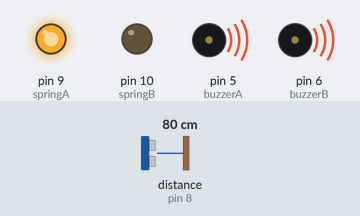
Recording of a sketch running on a simulated Arduino Uno, built with avr-gcc and run on an emulated ATmega328P. Parts: output pins drawn as LEDs (lit = HIGH), buzzer (waves = sounding, pin HIGH). Wiring (inferred from the names in the program): ultrasonic range finder: trigger pin 7; echo pin 8. The test bench sets the inputs (shaded band); at power-on: distance to the obstacle (sensor on pin 8) 80 cm. The echo pulse lasts 58.3 µs per cm; pins used as bus, display or sensor lines are not drawn; what the sketch prints to the serial monitor is not drawn.

Above: at 1.2 s.
1.3 s: distance to the obstacle (sensor on pin 8) set to 46 cm
4.3 s: distance to the obstacle (sensor on pin 8) set to 39 cm
At 5.76 s:
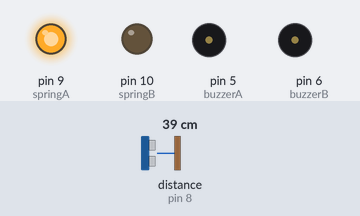
7.3 s: distance to the obstacle (sensor on pin 8) set to 4 cm
10.3 s: distance to the obstacle (sensor on pin 8) set to 2 cm
At 23.2 s:
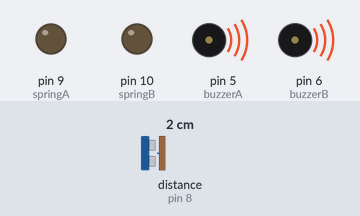
At 33.5 s:
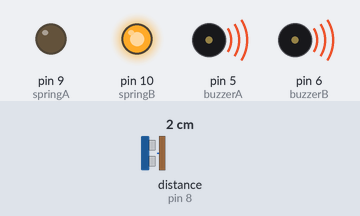
Timing chart, 0 to 33.8 s (numbered marks = the images above; inputs shaded):
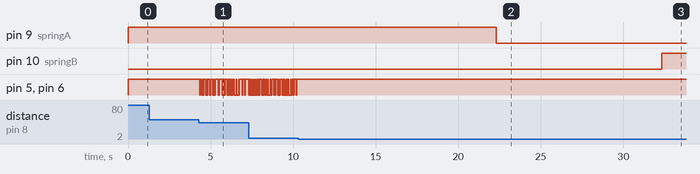

The sketch:

Placeholder_1_7.ino
```cpp
//state machine setup
const int S_seriesAOn = 1;
const int S_seriesAWait = 2;
const int S_seriesAOff = 3;
const int S_seriesAOffWait = 4;
const int S_seriesBOn = 5;
const int S_seriesBWait = 6;
const int S_seriesBOff = 7;
const int S_seriesBOffWait = 8;


//piezo buzzers set up
const int buzzerA = 5;
const int buzzerB = 6;
int frequency = 1;
unsigned long int reg;

//ultasonic sensor set up
const int trigPin = 7;
const int echoPin = 8;

//Nitinol springs set up
const int springA = 9;
const int springB = 10;


void setup() {
  Serial.begin(9600);

  pinMode(buzzerA, OUTPUT);
  pinMode(buzzerB, OUTPUT);

  pinMode(trigPin, OUTPUT);
  pinMode(echoPin, INPUT);

  pinMode(springA, OUTPUT);
  pinMode(springB, OUTPUT);

  reg = 0x55aa55aaL; //seed for white noise bitstream
}


void loop()
{

 long duration, inches, cm;

  static int state = S_seriesAOn ;
  static unsigned long ts;

  digitalWrite(trigPin, LOW);
  delayMicroseconds(2);
  digitalWrite(trigPin, HIGH);
  delayMicroseconds(5);
  digitalWrite(trigPin, LOW); //sends out ping

  duration = pulseIn(echoPin, HIGH); //reads the echo

  cm = microsecondsToCentimeters(duration); //time to distance

  Serial.print(cm);
  Serial.print("cm");
  Serial.println();

 if ((cm <= 40) && (cm >= 2)) { //if sensor is triggered, start the state machine
        Serial.print("starting state machine");
        state = S_seriesAOn;
      }

  switch (state)
  {
    case S_seriesAOn:
      digitalWrite( springA, HIGH);
      generateNoise(frequency);

      ts = millis();  // Remember the current time

      state = S_seriesAWait;  // Move to the next state

      break;

    case S_seriesAWait:
      // If x seconds have passed, then move on to the next state.
      if (millis() > ts + 12000)
      {
        state = S_seriesAOff;
      }

      break;

    case S_seriesAOff:
      digitalWrite( springA, LOW);

      ts = millis();

      state = S_seriesAOffWait;

      break;

    case S_seriesAOffWait:

      if (millis() > ts + 10000)
      {
        state = S_seriesBOn;
      }

      break;

    case S_seriesBOn:
      digitalWrite( springB, HIGH);
      generateNoise(frequency);

      ts = millis();

      state = S_seriesBWait;

      break;

    case S_seriesBWait:

      if (millis() > ts + 12000)
      {
        state = S_seriesBOff;
      }

      break;

     case S_seriesBOff:
      digitalWrite( springB, LOW);

      ts = millis();

      state = S_seriesBOffWait;

      break;

    case S_seriesBOffWait:

      if (millis() > ts + 12000)
      {
       state = S_seriesAOn;
      }

      break;

  } // end of switch


}
//code for white noise
void generateNoise(int frequency) {
  unsigned long int newr;
  unsigned char lobit;
  unsigned char b31, b29, b25, b24;

  b31 = (reg & (1L << 31)) >> 31;
  b29 = (reg & (1L << 29)) >> 29;
  b25 = (reg & (1L << 25)) >> 25;
  b24 = (reg & (1L << 24)) >> 24;

  lobit = b31 ^ b29 ^ b25 ^ b24;
  newr = (reg << 1) | lobit;
  reg = newr;

  digitalWrite(buzzerA, reg & 1);
  digitalWrite(buzzerB, reg & 1);

  delayMicroseconds(frequency);
}

long microsecondsToCentimeters(long microseconds) {
  return microseconds / 29 / 2;
}
```

Measured:
- the behaviour switches between 42 and 41 cm on distance to the obstacle (sensor on pin 8) (found by bisection; images 0 and 1)
- the behaviour switches between 3 and 2 cm on distance to the obstacle (sensor on pin 8) (found by bisection; images 1 and 2)
- after the input at 10.3 s, pin 9 (springA): HIGH → LOW after 12.0 s; pin 10 (springB): LOW → HIGH after 22.0 s; pin 5 (buzzerA), pin 6 (buzzerB): stops changing and stays HIGH
